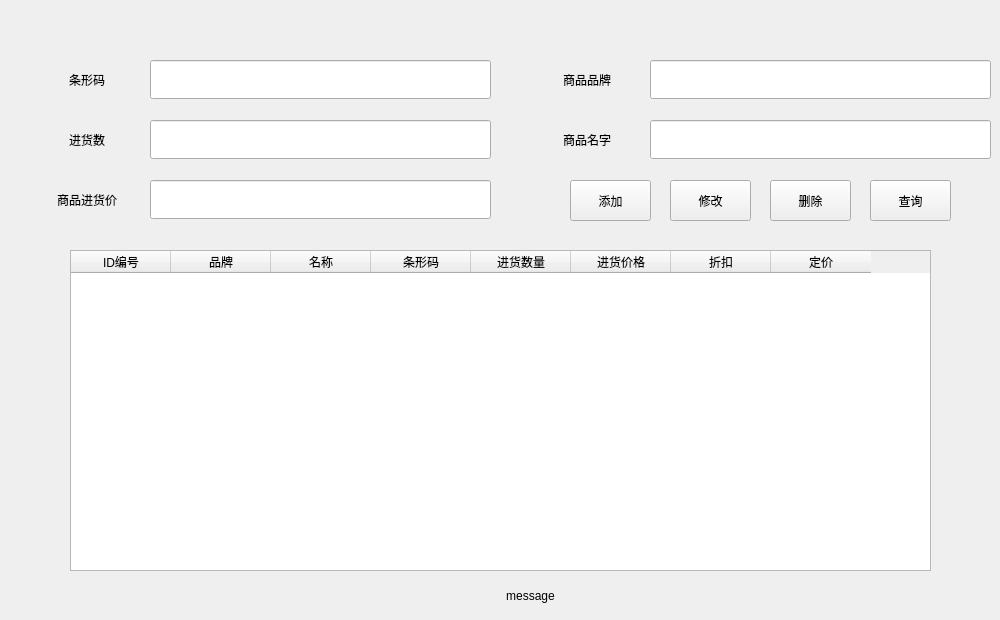
    <widget class="QWidget" name="warewidget">
     <property name="styleSheet">
      <string notr="true"/>
     </property>
     <widget class="QWidget" name="horizontalLayoutWidget_10">
      <property name="geometry">
       <rect>
        <x>30</x>
        <y>60</y>
        <width>461</width>
        <height>39</height>
       </rect>
      </property>
      <layout class="QHBoxLayout" name="horizontalLayout_10" stretch="1,3">
       <item>
        <widget class="QLabel" name="label_15">
         <property name="text">
          <string>条形码</string>
         </property>
         <property name="alignment">
          <set>Qt::AlignCenter</set>
         </property>
        </widget>
       </item>
       <item>
        <widget class="QLineEdit" name="ware_barcode">
         <property name="sizePolicy">
          <sizepolicy hsizetype="Expanding" vsizetype="Preferred">
           <horstretch>0</horstretch>
           <verstretch>0</verstretch>
          </sizepolicy>
         </property>
        </widget>
       </item>
      </layout>
     </widget>
     <widget class="QWidget" name="horizontalLayoutWidget_11">
      <property name="geometry">
       <rect>
        <x>30</x>
        <y>120</y>
        <width>461</width>
        <height>39</height>
       </rect>
      </property>
      <layout class="QHBoxLayout" name="horizontalLayout_11" stretch="1,3">
       <item>
        <widget class="QLabel" name="label_16">
         <property name="text">
          <string>进货数</string>
         </property>
         <property name="alignment">
          <set>Qt::AlignCenter</set>
         </property>
        </widget>
       </item>
       <item>
        <widget class="QLineEdit" name="ware_orginnumber">
         <property name="sizePolicy">
          <sizepolicy hsizetype="Expanding" vsizetype="Preferred">
           <horstretch>0</horstretch>
           <verstretch>0</verstretch>
          </sizepolicy>
         </property>
        </widget>
       </item>
      </layout>
     </widget>
     <widget class="QWidget" name="horizontalLayoutWidget_12">
      <property name="geometry">
       <rect>
        <x>530</x>
        <y>60</y>
        <width>461</width>
        <height>39</height>
       </rect>
      </property>
      <layout class="QHBoxLayout" name="horizontalLayout_12" stretch="1,3">
       <item>
        <widget class="QLabel" name="label_17">
         <property name="text">
          <string>商品品牌</string>
         </property>
         <property name="alignment">
          <set>Qt::AlignCenter</set>
         </property>
        </widget>
       </item>
       <item>
        <widget class="QLineEdit" name="ware_bank">
         <property name="sizePolicy">
          <sizepolicy hsizetype="Expanding" vsizetype="Preferred">
           <horstretch>0</horstretch>
           <verstretch>0</verstretch>
          </sizepolicy>
         </property>
        </widget>
       </item>
      </layout>
     </widget>
     <widget class="QWidget" name="horizontalLayoutWidget_13">
      <property name="geometry">
       <rect>
        <x>530</x>
        <y>120</y>
        <width>461</width>
        <height>39</height>
       </rect>
      </property>
      <layout class="QHBoxLayout" name="horizontalLayout_13" stretch="1,3">
       <item>
        <widget class="QLabel" name="label_18">
         <property name="text">
          <string>商品名字</string>
         </property>
         <property name="alignment">
          <set>Qt::AlignCenter</set>
         </property>
        </widget>
       </item>
       <item>
        <widget class="QLineEdit" name="ware_goodsname">
         <property name="sizePolicy">
          <sizepolicy hsizetype="Expanding" vsizetype="Preferred">
           <horstretch>0</horstretch>
           <verstretch>0</verstretch>
          </sizepolicy>
         </property>
        </widget>
       </item>
      </layout>
     </widget>
     <widget class="QWidget" name="horizontalLayoutWidget_14">
      <property name="geometry">
       <rect>
        <x>30</x>
        <y>180</y>
        <width>461</width>
        <height>39</height>
       </rect>
      </property>
      <layout class="QHBoxLayout" name="horizontalLayout_14" stretch="1,3">
       <item>
        <widget class="QLabel" name="emmm">
         <property name="text">
          <string>商品进货价</string>
         </property>
         <property name="alignment">
          <set>Qt::AlignCenter</set>
         </property>
        </widget>
       </item>
       <item>
        <widget class="QLineEdit" name="ware_purchaseprice">
         <property name="sizePolicy">
          <sizepolicy hsizetype="Expanding" vsizetype="Preferred">
           <horstretch>0</horstretch>
           <verstretch>0</verstretch>
          </sizepolicy>
         </property>
        </widget>
       </item>
      </layout>
     </widget>
     <widget class="QLabel" name="position">
      <property name="geometry">
       <rect>
        <x>140</x>
        <y>260</y>
        <width>41</width>
        <height>31</height>
       </rect>
      </property>
      <property name="text">
       <string>定位</string>
      </property>
     </widget>
     <widget class="QTableWidget" name="tableWidget">
      <property name="geometry">
       <rect>
        <x>70</x>
        <y>250</y>
        <width>861</width>
        <height>321</height>
       </rect>
      </property>
      <column>
       <property name="text">
        <string>ID编号</string>
       </property>
      </column>
      <column>
       <property name="text">
        <string>品牌</string>
       </property>
      </column>
      <column>
       <property name="text">
        <string>名称</string>
       </property>
      </column>
      <column>
       <property name="text">
        <string>条形码</string>
       </property>
      </column>
      <column>
       <property name="text">
        <string>进货数量</string>
       </property>
      </column>
      <column>
       <property name="text">
        <string>进货价格</string>
       </property>
      </column>
      <column>
       <property name="text">
        <string>折扣</string>
       </property>
      </column>
      <column>
       <property name="text">
        <string>定价</string>
       </property>
      </column>
     </widget>
     <widget class="QPushButton" name="ware_add">
      <property name="geometry">
       <rect>
        <x>570</x>
        <y>180</y>
        <width>81</width>
        <height>41</height>
       </rect>
      </property>
      <property name="text">
       <string>添加</string>
      </property>
     </widget>
     <widget class="QLabel" name="ware_message">
      <property name="geometry">
       <rect>
        <x>220</x>
        <y>580</y>
        <width>621</width>
        <height>31</height>
       </rect>
      </property>
      <property name="text">
       <string>message</string>
      </property>
      <property name="alignment">
       <set>Qt::AlignCenter</set>
      </property>
     </widget>
     <widget class="QPushButton" name="ware_change">
      <property name="geometry">
       <rect>
        <x>670</x>
        <y>180</y>
        <width>81</width>
        <height>41</height>
       </rect>
      </property>
      <property name="text">
       <string>修改</string>
      </property>
     </widget>
     <widget class="QPushButton" name="ware_delete">
      <property name="geometry">
       <rect>
        <x>770</x>
        <y>180</y>
        <width>81</width>
        <height>41</height>
       </rect>
      </property>
      <property name="text">
       <string>删除</string>
      </property>
     </widget>
     <widget class="QPushButton" name="ware_query_2">
      <property name="geometry">
       <rect>
        <x>870</x>
        <y>180</y>
        <width>81</width>
        <height>41</height>
       </rect>
      </property>
      <property name="text">
       <string>查询</string>
      </property>
     </widget>
    </widget>
